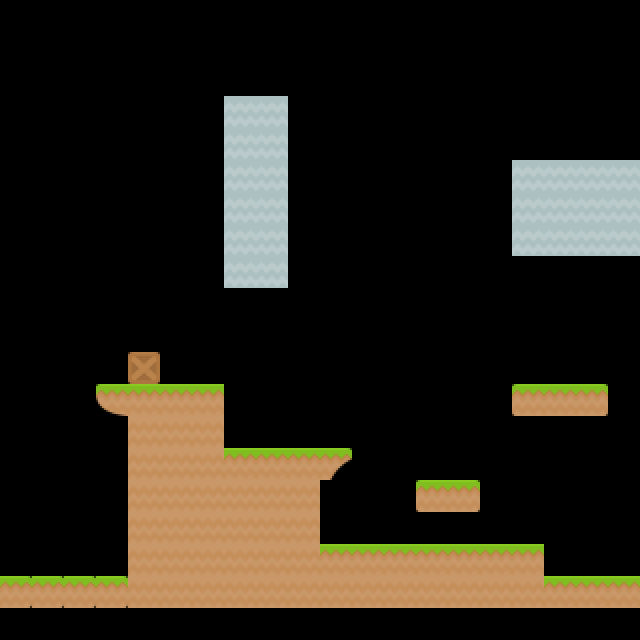

Below is a game level as drawn by its tile map, then a one-line description and the .tmx that defines it (tile-layer data replaced by summaries):
An orthogonal 20x20 tile map with 32x32 px tiles, 1 tile layer (Capa de Patrones 1), 1 hidden layer not drawn, 2 tilesets.

<map version="1.0" orientation="orthogonal" width="20" height="20" tilewidth="32" tileheight="32">
 <tileset firstgid="1" name="Kenney 32x32" tilewidth="32" tileheight="32">
  <image source="images/tiles_spritesheet.png" width="384" height="320" />
 </tileset>
 <tileset firstgid="121" name="collision" tilewidth="32" tileheight="32">
  <image source="images/collision.png" width="32" height="32" />
 </tileset>
 <layer name="Capa de Patrones 1" width="20" height="20">
  <data>[400 cells, 89 non-empty, 8 distinct tile ids]</data>
 </layer>
 <layer name="collision" width="20" height="20" visible="0">
  <data>[400 cells, 64 non-empty, 1 distinct tile ids]</data>
 </layer>
</map>